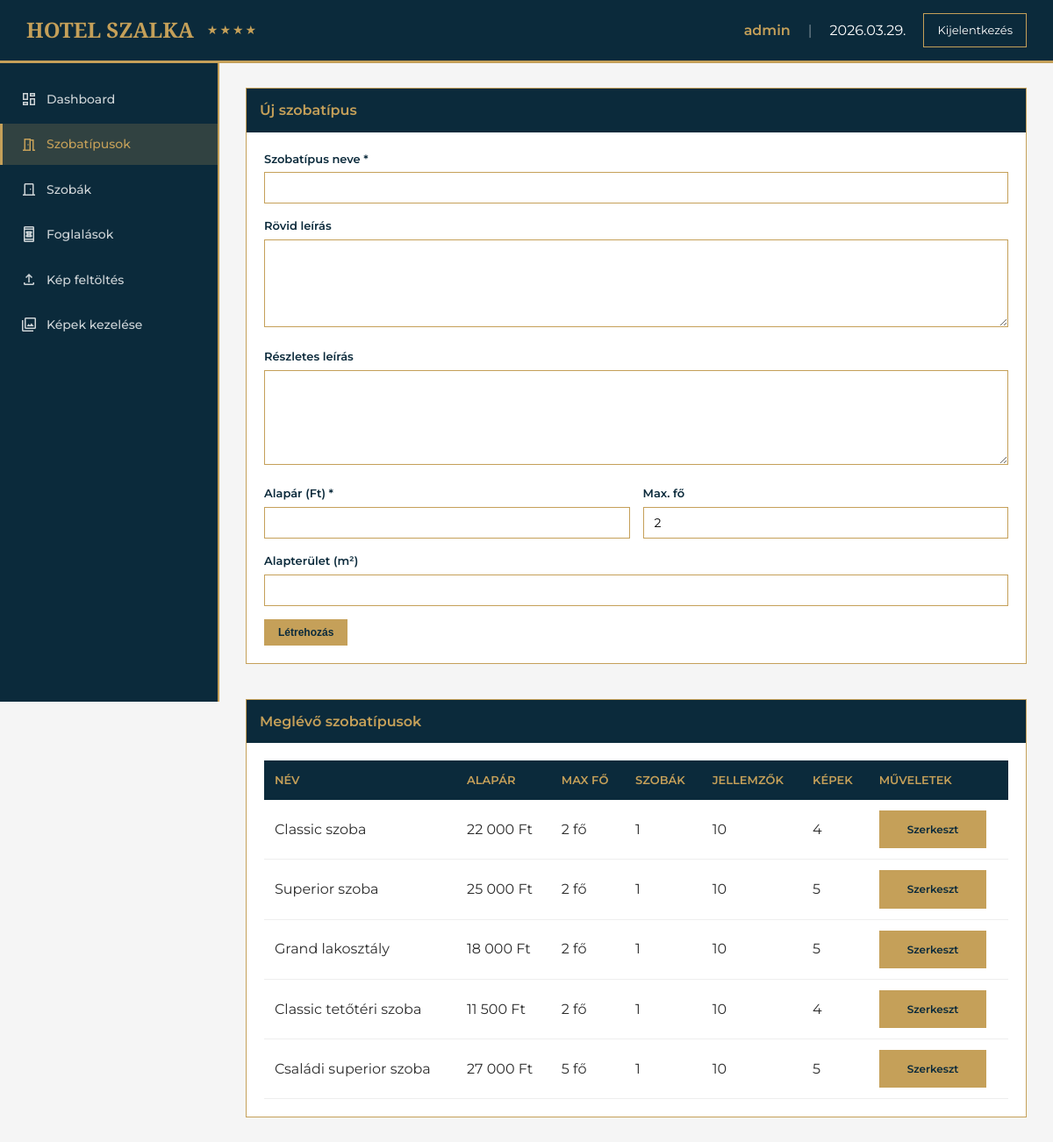
Page /admin.php?section=room-types (signed in) on the committed database.
### tables this page shows
CREATE TABLE `room_types` (
  `id` int(11) NOT NULL,
  `type_name` varchar(100) NOT NULL,
  `description` text DEFAULT NULL,
  `detailed_description` text DEFAULT NULL,
  `base_price` int(11) NOT NULL,
  `max_guests` int(11) DEFAULT 2,
  `size_sqm` int(11) DEFAULT NULL,
  `created_at` timestamp NOT NULL DEFAULT current_timestamp()
);

### admin.php (the view, shortened to what this page needs)
<?php
require_once 'admin_auth.php';
$roomTypes = $pdo->query("SELECT * FROM room_types ORDER BY id")->fetchAll();
$editType = null;
$roomTypesList = $pdo->query("SELECT * FROM room_types ORDER BY type_name")->fetchAll();
$active_section = isset($_GET['section']) ? $_GET['section'] : 'dashboard';
?>
<!DOCTYPE html>
<html lang="hu">
<head>
    <link rel="stylesheet" href="css/style.css">
    <link rel="stylesheet" href="css/admin.css">
</head>
<body>
    <div class="top-nav">
        <div class="logo-area">
            <h1>HOTEL SZALKA</h1>
            <div class="stars">★★★★</div>
        </div>
        <div class="user-info">
            <span class="user-name"><?php echo htmlspecialchars($_SESSION['admin_username'] ?? 'Admin'); ?></span>
            <span style="color: rgba(255,255,255,0.5);">|</span>
            <span style="color: white;"><?php echo date('Y.m.d.'); ?></span>
            <a href="logout.php" class="logout-btn">Kijelentkezés</a>
        </div>
    </div>
    <div class="main-container">
        <div class="sidebar">
            <ul class="sidebar-menu">
                <li><a href="?section=dashboard" class="<?php echo $active_section == 'dashboard' ? 'active' : ''; ?>">
                    <span class="material-symbols-outlined">dashboard</span>
                    Dashboard
                </a></li>
                <li><a href="?section=room-types" class="<?php echo $active_section == 'room-types' ? 'active' : ''; ?>">
                    <span class="material-symbols-outlined">meeting_room</span>
                    Szobatípusok
                </a></li>
                <li><a href="?section=rooms" class="<?php echo $active_section == 'rooms' ? 'active' : ''; ?>">
                    <span class="material-symbols-outlined">door_front</span>
                    Szobák
                </a></li>
                <li><a href="?section=bookings" class="<?php echo $active_section == 'bookings' ? 'active' : ''; ?>">
                    <span class="material-symbols-outlined">book_online</span>
                    Foglalások
                </a></li>
                <li><a href="?section=upload" class="<?php echo $active_section == 'upload' ? 'active' : ''; ?>">
                    <span class="material-symbols-outlined">upload</span>
                    Kép feltöltés
                </a></li>
                <li><a href="?section=images" class="<?php echo $active_section == 'images' ? 'active' : ''; ?>">
                    <span class="material-symbols-outlined">photo_library</span>
                    Képek kezelése
                </a></li>
            </ul>
        </div>
        <div class="content-area">
            <?php if ($active_section == 'room-types'): ?>
                <div class="form-grid">
                    <div class="card">
                        <div class="card-header">
                            <span><?php echo $editType ? 'Szobatípus szerkesztése' : 'Új szobatípus'; ?></span>
                        </div>
                        <div class="card-body">
                            <form method="POST">
                                <div class="form-group">
                                    <label>Szobatípus neve *</label>
                                    <input type="text" name="type_name" required value="<?php echo htmlspecialchars($editType['type_name'] ?? ''); ?>">
                                </div>
                                <div class="form-group">
                                    <label>Rövid leírás</label>
                                    <textarea name="description" rows="3"><?php echo htmlspecialchars($editType['description'] ?? ''); ?></textarea>
                                </div>
                                <div class="form-group">
                                    <label>Részletes leírás</label>
                                    <textarea name="detailed_description" rows="5"><?php echo htmlspecialchars($editType['detailed_description'] ?? ''); ?></textarea>
                                </div>
                                <div class="form-row">
                                    <div class="form-group">
                                        <label>Alapár (Ft) *</label>
                                        <input type="number" name="base_price" required min="1" value="<?php echo $editType['base_price'] ?? ''; ?>">
                                    </div>
                                    <div class="form-group">
                                        <label>Max. fő</label>
                                        <input type="number" name="max_guests" min="1" value="<?php echo $editType['max_guests'] ?? 2; ?>">
                                    </div>
                                </div>
                                <div class="form-group">
                                    <label>Alapterület (m²)</label>
                                    <input type="number" name="size_sqm" min="1" value="<?php echo $editType['size_sqm'] ?? ''; ?>">
                                </div>
                                <button type="submit" name="save_type" class="btn"><?php echo $editType ? 'Módosítás' : 'Létrehozás'; ?></button>
                            </form>
                        </div>
                    </div>
                </div>
                <div class="card" style="margin-top: 20px;">
                    <div class="card-header">
                        <span>Meglévő szobatípusok</span>
                    </div>
                    <div class="card-body">
                        <div class="table-container">
                            <table>
                                <thead>
                                    <tr>
                                        <th>Név</th>
                                        <th>Alapár</th>
                                        <th>Max fő</th>
                                        <th>Szobák</th>
                                        <th>Jellemzők</th>
                                        <th>Képek</th>
                                        <th>Műveletek</th>
                                    </tr>
                                </thead>
                                <tbody>
                                    <?php foreach ($roomTypes as $type):
                                        $stmt = $pdo->prepare("SELECT COUNT(*) as count FROM rooms WHERE room_type_id = ?");
                                        $stmt->execute([$type['id']]);
                                        $roomCount = $stmt->fetch()['count'];
                                        $stmt = $pdo->prepare("SELECT COUNT(*) as count FROM room_type_features WHERE room_type_id = ?");
                                        $stmt->execute([$type['id']]);
                                        $featureCount = $stmt->fetch()['count'];
                                        $stmt = $pdo->prepare("SELECT COUNT(*) as count FROM room_type_images WHERE room_type_id = ?");
                                        $stmt->execute([$type['id']]);
                                        $imageCount = $stmt->fetch()['count'];
                                    ?>
                                    <tr>
                                        <td><?php echo htmlspecialchars($type['type_name']); ?></td>
                                        <td><?php echo number_format($type['base_price'], 0, ',', ' '); ?> Ft</td>
                                        <td><?php echo $type['max_guests']; ?> fő</td>
                                        <td><?php echo $roomCount; ?></td>
                                        <td><?php echo $featureCount; ?></td>
                                        <td><?php echo $imageCount; ?></td>
                                        <td>
                                            <div class="btn-group">
                                                <a href="?section=room-types&edit_type=<?php echo $type['id']; ?>" class="btn btn-small">Szerkeszt</a>
                                            </div>
                                        </td>
                                    </tr>
                                    <?php endforeach; ?>
                                </tbody>
                            </table>
                        </div>
                    </div>
                </div>
            <?php endif; ?>
        </div>
    </div>
</body>
</html>

### css/style.css (style rules this page uses)
:root { --gold: #C5A059; --dark-blue: #0A1E3C; --light-gold: #E5D5B0; --cream: #F8F5F0; --charcoal: #2C2C2C; --white: #FFFFFF; --black: #000000; }
* { margin: 0; padding: 0; box-sizing: border-box; }
body { font-family: 'Montserrat', sans-serif; background: var(--white); color: var(--charcoal); line-height: 1.6; }
.btn-small { padding: 12px 32px !important; font-size: 12px !important; cursor: pointer; }

### css/admin.css (style rules this page uses)
* { margin: 0; padding: 0; box-sizing: border-box; }
body { font-family: 'Montserrat', sans-serif; background: #f5f5f5; }
:root { --gold: #C5A059; --dark-blue: #0B2A3B; --cream: #F8F5F0; --white: #FFFFFF; }
.top-nav { background: var(--dark-blue); color: white; padding: 15px 30px; display: flex; justify-content: space-between; align-items: center; border-bottom: 3px solid var(--gold); position: fixed; top: 0; left: 0; right: 0; z-index: 1000; }
.logo-area { display: flex; align-items: center; gap: 15px; }
.logo-area h1 { font-family: 'Playfair Display', serif; font-size: 24px; color: var(--gold); }
.logo-area .stars { color: var(--gold); font-size: 14px; letter-spacing: 2px; }
.user-info { display: flex; align-items: center; gap: 20px; }
.user-name { color: var(--gold); font-weight: 600; }
.logout-btn { background: transparent; border: 1px solid var(--gold); color: white; padding: 8px 15px; text-decoration: none; font-size: 13px; transition: 0.3s; }
.main-container { display: flex; margin-top: 70px; min-height: calc(100vh - 70px); }
.sidebar { width: 250px; background: var(--dark-blue); color: white; position: fixed; height: calc(100vh - 70px); overflow-y: auto; border-right: 2px solid var(--gold); }
.sidebar-menu { list-style: none; padding: 20px 0; }
.sidebar-menu li { margin-bottom: 5px; }
.sidebar-menu a { display: flex; align-items: center; gap: 10px; padding: 12px 20px; color: rgba(255,255,255,0.8); text-decoration: none; transition: 0.3s; border-left: 3px solid transparent; font-size: 14px; font-weight: 500; }
.sidebar-menu a:hover, .sidebar-menu a.active { background: rgba(197, 160, 89, 0.2); color: var(--gold); border-left-color: var(--gold); }
.sidebar-menu a .material-symbols-outlined { font-size: 20px; }
.content-area { flex: 1; margin-left: 250px; padding: 30px; }
.table-container { overflow-x: auto; }
table { width: 100%; border-collapse: collapse; }
th { background: var(--dark-blue); color: var(--gold); padding: 12px; text-align: left; font-size: 13px; font-weight: 600; text-transform: uppercase; }
td { padding: 12px; border-bottom: 1px solid #eee; }
.btn { display: inline-block; padding: 8px 16px; font-size: 12px; font-weight: 600; text-decoration: none; border: none; cursor: pointer; transition: 0.3s; background: var(--gold); color: var(--dark-blue); }
.btn-small { padding: 4px 8px; font-size: 11px; }
.btn-group { display: flex; gap: 5px; flex-wrap: wrap; }
.form-grid { display: grid; grid-template-columns: 1fr 1fr; gap: 20px; }
.form-group { margin-bottom: 15px; }
.form-group label { display: block; margin-bottom: 5px; font-weight: 600; color: var(--dark-blue); font-size: 13px; }
.form-group input, .form-group select, .form-group textarea { width: 100%; padding: 8px 12px; border: 1px solid var(--gold); font-family: 'Montserrat', sans-serif; font-size: 14px; background: white; }
.form-group textarea { min-height: 100px; resize: vertical; }
.form-row { display: grid; grid-template-columns: 1fr 1fr; gap: 15px; }
.card { background: white; border: 1px solid var(--gold); margin-bottom: 20px; }
.card-header { background: var(--dark-blue); color: var(--gold); padding: 12px 15px; font-weight: 600; display: flex; justify-content: space-between; align-items: center; }
.card-body { padding: 20px; }
@media (max-width: 1200px) { .form-grid { grid-template-columns: 1fr; } }

### rows in the picture
room_types: type_name "Classic szoba", base_price "22 000", max_guests "2", roomCount "1", featureCount "10", imageCount "4"
room_types: type_name "Superior szoba", base_price "25 000", max_guests "2", roomCount "1", featureCount "10", imageCount "5"
room_types: type_name "Grand lakosztály", base_price "18 000", max_guests "2", roomCount "1", featureCount "10", imageCount "5"
room_types: type_name "Classic tetőtéri szoba", base_price "11 500", max_guests "2", roomCount "1", featureCount "10", imageCount "4"
room_types: type_name "Családi superior szoba", base_price "27 000", max_guests "5", roomCount "1", featureCount "10", imageCount "5"

### other values in the picture
$_SESSION['admin_username'] "admin"
